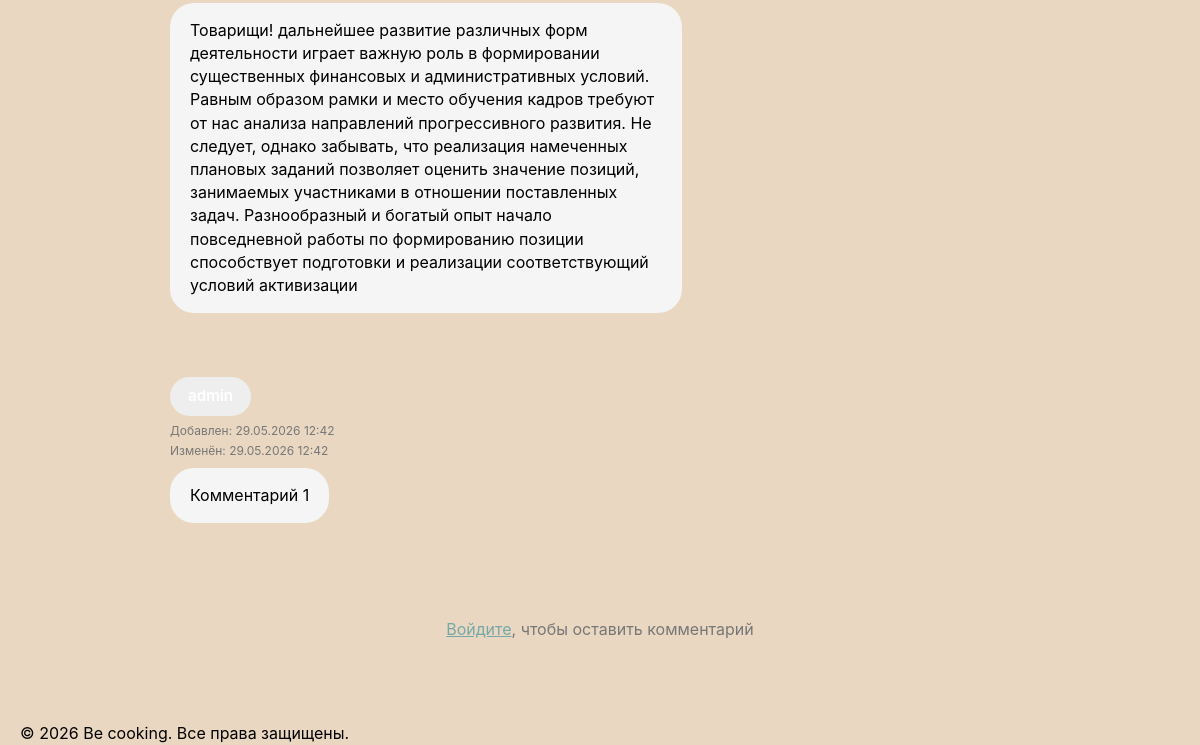
The app's page /articles/3 (lower part), older data.
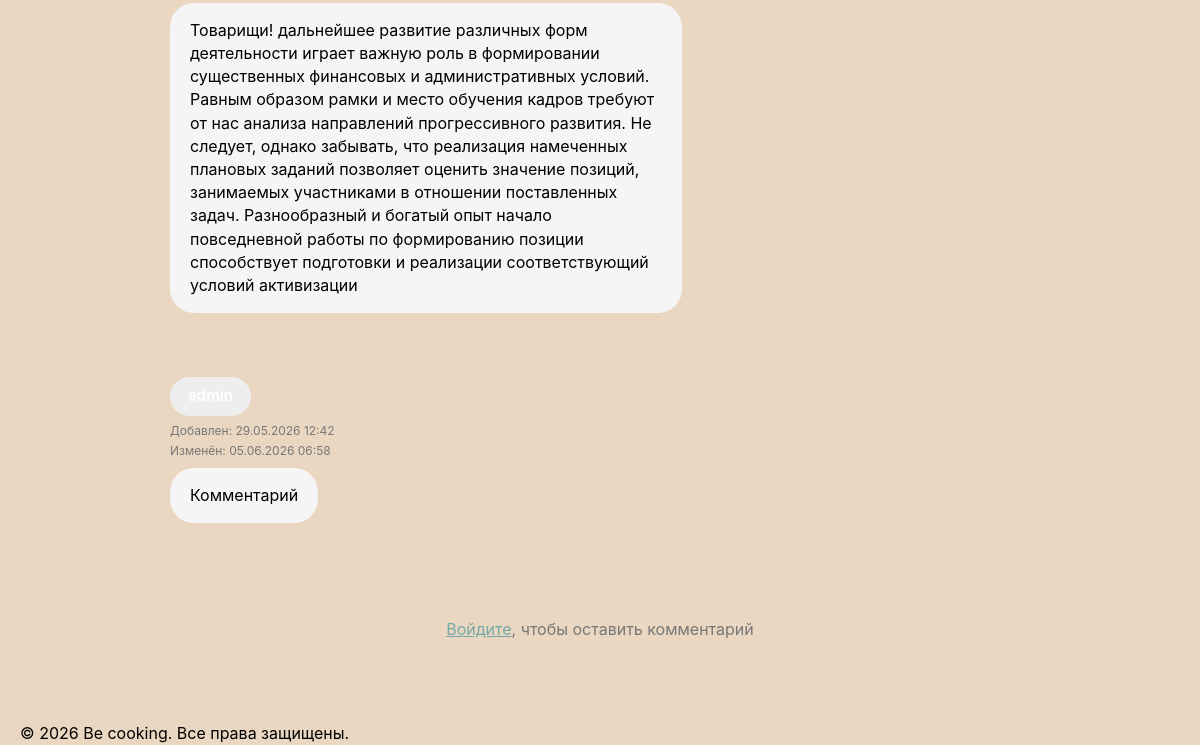
The same page, newer data.
### models.py (models this page shows)
class Comment(db.Model):
    __tablename__ = 'comment'
    id = db.Column(db.Integer, primary_key=True)
    user_id = db.Column(db.Integer, db.ForeignKey('user.id'), nullable=False)
    text = db.Column(db.Text, nullable=False)
    created_at = db.Column(db.DateTime, default=datetime.utcnow)
    updated_at = db.Column(db.DateTime, default=datetime.utcnow, onupdate=datetime.utcnow)
    article_id = db.Column(db.Integer, db.ForeignKey('article.id', ondelete='CASCADE'), nullable=True)
    recipe_id = db.Column(db.Integer, db.ForeignKey('recipe.id', ondelete='CASCADE'), nullable=True)

### routes/article_routes.py (the view)
@app.route('/articles/<int:article_id>')
def article_detail(article_id):
    article = Article.query.get_or_404(article_id)
    comments = get_article_comments(article.id)
    return render_template(
        'articles/article_detail.html',
        article=article,
        comments=comments,
        recipe=None
    )

### app.py (called while the page is built)
@app.context_processor
def inject_enums():
    return dict(UserRoleEnum=UserRoleEnum)

### routes/article_routes.py (called while the page is built)
def get_article_comments(article_id):
    comments = (
        Comment.query
        .filter_by(article_id=article_id)
        .order_by(Comment.created_at.asc())
        .all()
    )
    for comment in comments:
        if comment.created_at and comment.updated_at:
            comment.is_edited = (comment.updated_at - comment.created_at).total_seconds() > 1
        else:
            comment.is_edited = False
    return comments

### templates/articles/article_detail.html (shortened to what this page needs)
{% extends 'base/base.html' %}
{% block main_class %}article-detail-main{% endblock %}
{% block container_class %}article-detail-container{% endblock %}
{% block content %}
{% set comments = comments %}
{% include 'components/_comments_list.html' %}
{% if current_user.is_authenticated %}
<div class="article-footer-panel">
    <form method="post" action="{{ url_for('add_article_comment', article_id=article.id) }}">
        <div class="footer-input-wrapper">
            <input type="text" name="text" class="footer-comment-input" placeholder="Напишите комментарий..." required>
        </div>
        <div class="footer-submit-wrapper">
            <button type="submit" class="footer-submit-btn">Отправить</button>
        </div>
    </form>
</div>
{% else %}
<div class="comment-login-hint" style="text-align: center; margin: 20px 0;">
    <a href="{{ url_for('auth') }}" style="color: var(--teal);">Войдите</a>, чтобы оставить комментарий
</div>
{% endif %}
{% endblock %}

### templates/components/_comment_other.html (shortened to what this page needs)
<div class="comment-item comment-other">
    <div class="comment-author-pill">
    </div>
    <div class="comment-meta">
        <span>Добавлен: {{ comment.created_at.strftime('%d.%m.%Y %H:%M') }}</span>
        {% if comment.is_edited %}
        <span>Изменён: {{ comment.updated_at.strftime('%d.%m.%Y %H:%M') }}</span>
        {% endif %}
    </div>
    <div class="comment-text-card">
        <div class="comment-text-content">{{ comment.text }}</div>
    </div>
</div>

Row changes from the older to the newer data that the page shows:
changed Comment: updated_at "29.05.2026 12:42" → "05.06.2026 06:58"; text "Комментарий 1" → "Комментарий"
